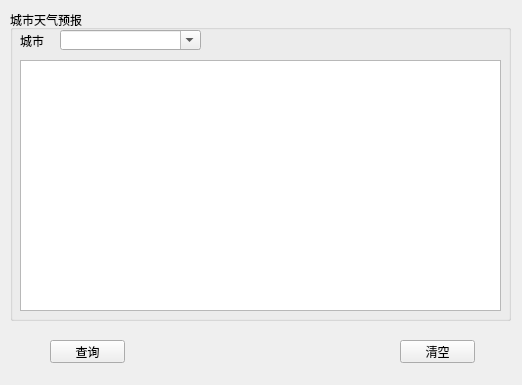
<?xml version="1.0" encoding="UTF-8"?>
<ui version="4.0">
 <class>MainWindow</class>
 <widget class="QMainWindow" name="MainWindow">
  <property name="geometry">
   <rect>
    <x>0</x>
    <y>0</y>
    <width>522</width>
    <height>385</height>
   </rect>
  </property>
  <property name="windowTitle">
   <string>MainWindow</string>
  </property>
  <widget class="QWidget" name="centralwidget">
   <widget class="QGroupBox" name="groupBox">
    <property name="geometry">
     <rect>
      <x>10</x>
      <y>10</y>
      <width>501</width>
      <height>311</height>
     </rect>
    </property>
    <property name="title">
     <string>城市天气预报</string>
    </property>
    <widget class="QLabel" name="label">
     <property name="geometry">
      <rect>
       <x>10</x>
       <y>20</y>
       <width>31</width>
       <height>21</height>
      </rect>
     </property>
     <property name="text">
      <string>城市</string>
     </property>
    </widget>
    <widget class="QComboBox" name="comboBox">
     <property name="geometry">
      <rect>
       <x>50</x>
       <y>20</y>
       <width>141</width>
       <height>20</height>
      </rect>
     </property>
     <property name="editable">
      <bool>true</bool>
     </property>
     <property name="insertPolicy">
      <enum>QComboBox::NoInsert</enum>
     </property>
    </widget>
    <widget class="QTextEdit" name="textEdit">
     <property name="geometry">
      <rect>
       <x>10</x>
       <y>50</y>
       <width>481</width>
       <height>251</height>
      </rect>
     </property>
    </widget>
   </widget>
   <widget class="QPushButton" name="queueButton">
    <property name="geometry">
     <rect>
      <x>50</x>
      <y>340</y>
      <width>75</width>
      <height>23</height>
     </rect>
    </property>
    <property name="text">
     <string>查询</string>
    </property>
   </widget>
   <widget class="QPushButton" name="clearButton">
    <property name="geometry">
     <rect>
      <x>400</x>
      <y>340</y>
      <width>75</width>
      <height>23</height>
     </rect>
    </property>
    <property name="text">
     <string>清空</string>
    </property>
   </widget>
  </widget>
 </widget>
 <resources>
  <include location="resource.qrc"/>
 </resources>
 <connections>
  <connection>
   <sender>queueButton</sender>
   <signal>clicked()</signal>
   <receiver>MainWindow</receiver>
   <slot>update()</slot>
   <hints>
    <hint type="sourcelabel">
     <x>87</x>
     <y>351</y>
    </hint>
    <hint type="destinationlabel">
     <x>260</x>
     <y>192</y>
    </hint>
   </hints>
  </connection>
  <connection>
   <sender>clearButton</sender>
   <signal>clicked()</signal>
   <receiver>MainWindow</receiver>
   <slot>update()</slot>
   <hints>
    <hint type="sourcelabel">
     <x>437</x>
     <y>351</y>
    </hint>
    <hint type="destinationlabel">
     <x>260</x>
     <y>192</y>
    </hint>
   </hints>
  </connection>
 </connections>
</ui>
